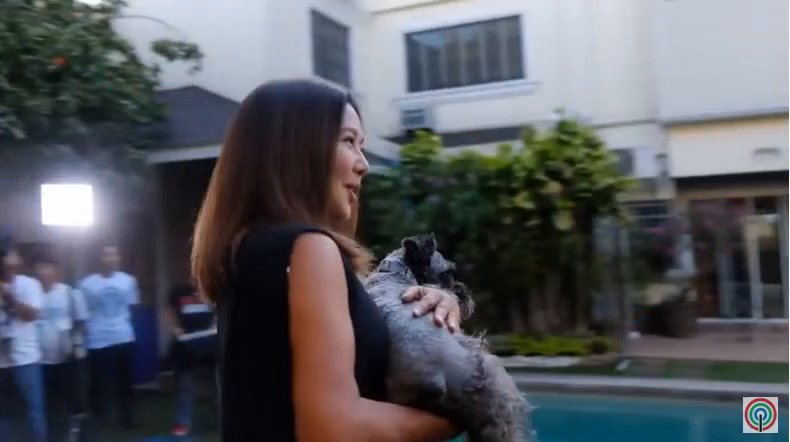
#> input picture frame 8 of TD2/Dossiers/Plan_type/Rotation_1.mp4, 790 x 442 px, given in place of Extrait1-Cosmos_Laundromat1(340p).m4v, which was not available
$ python Dense-Optical-Flow.py
#> lines starting #> are read from the running program, lines starting #| are printed output that depends on the picture; pictures that were not available may be replaced by others from this repository, and a replacement may not be noted
import cv2
import numpy as np

#Ouverture du flux video
cap = cv2.VideoCapture("TP2_Videos/Extrait1-Cosmos_Laundromat1(340p).m4v")
# ~ cap = cv2.VideoCapture(0)

ret, frame1 = cap.read() # Passe Ã  l'image suivante
#> frame1 is the input picture: shape (442, 790, 3); mean B, G, R 95.5, 89.4, 86.9
prvs = cv2.cvtColor(frame1,cv2.COLOR_BGR2GRAY) # Passage en niveaux de gris
hsv = np.zeros_like(frame1) # Image nulle de mÃªme taille que frame1 (affichage OF)
hsv[:,:,1] = 255 # Toutes les couleurs sont saturÃ©es au maximum

index = 1
ret, frame2 = cap.read()
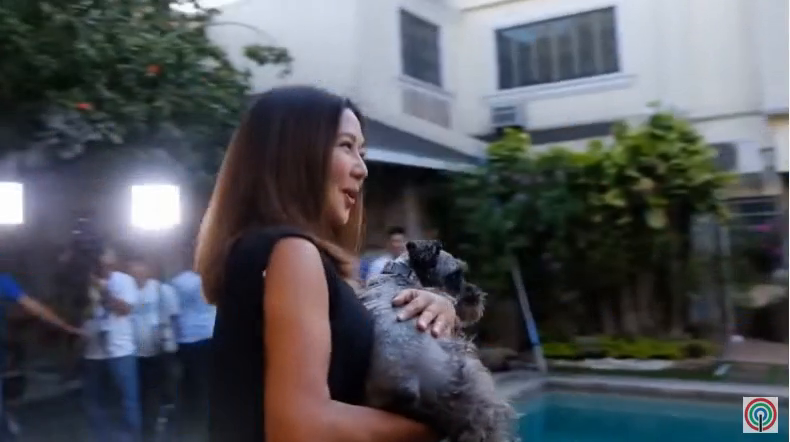
#> input picture frame 9 of TD2/Dossiers/Plan_type/Rotation_1.mp4, 790 x 442 px, given in place of Extrait1-Cosmos_Laundromat1(340p).m4v, which was not available
#> frame2 is the input picture: shape (442, 790, 3); mean B, G, R 90.4, 84.7, 81.8
next = cv2.cvtColor(frame2,cv2.COLOR_BGR2GRAY)

while(ret):
    index += 1
    flow = cv2.calcOpticalFlowFarneback(prvs,next,None,
                                        pyr_scale = 0.5,# Taux de rÃ©duction pyramidal
                                        levels = 3, # Nombre de niveaux de la pyramide
                                        winsize = 15, # Taille de fenÃªtre de lissage (moyenne) des coefficients polynomiaux
                                        iterations = 3, # Nb d'itÃ©rations par niveau
                                        poly_n = 7, # Taille voisinage pour approximation polynomiale
                                        poly_sigma = 1.5, # E-T Gaussienne pour calcul dÃ©rivÃ©es
                                        flags = 0)
    mag, ang = cv2.cartToPolar(flow[:,:,0], flow[:,:,1]) # Conversion cartÃ©sien vers polaire
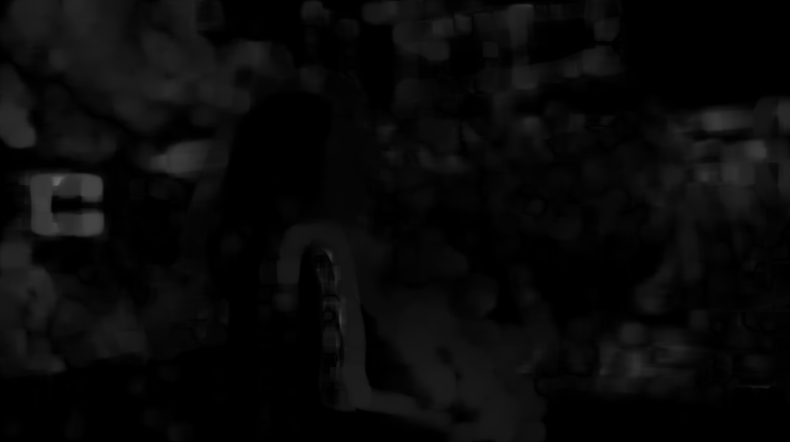
#> mag: shape (442, 790) float32; min 1.41e-06, max 105.1, mean 9.5
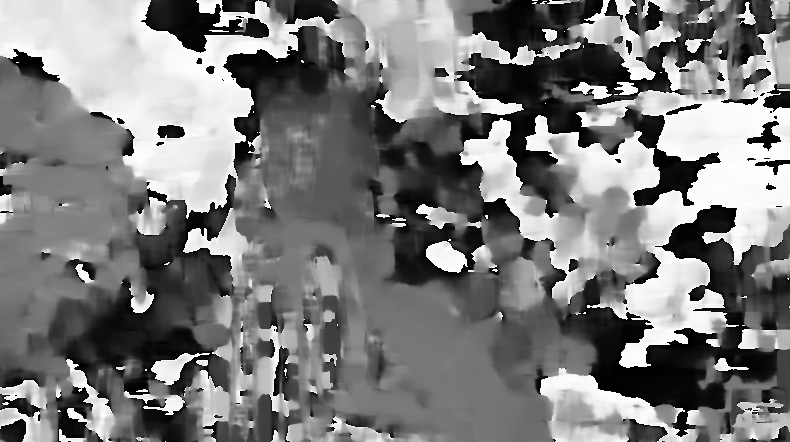
#> ang: shape (442, 790) float32; min 4.62e-06, max 6.28, mean 3.06; drawn with min black and max white
    hsv[:,:,0] = (ang*180)/(2*np.pi) # Teinte (codÃ©e sur [0..179] dans OpenCV) <--> Argument
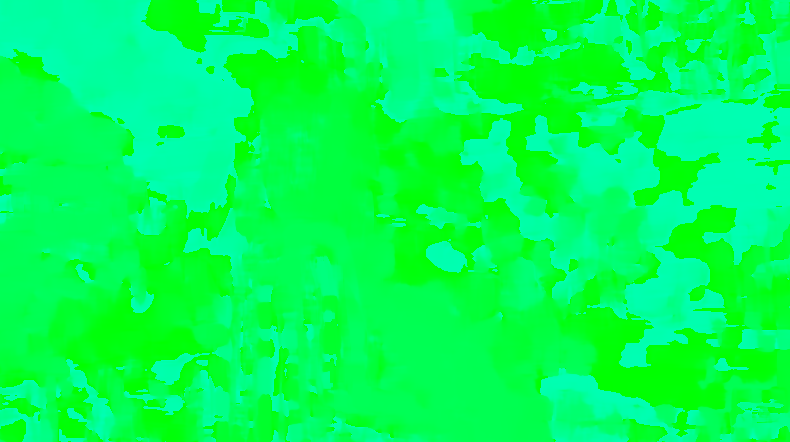
#> hsv: shape (442, 790, 3); mean of channels 0, 1, 2 87.2, 255, 0; drawn as B, G, R
    hsv[:,:,2] = (mag*255)/np.amax(mag) # Valeur <--> Norme
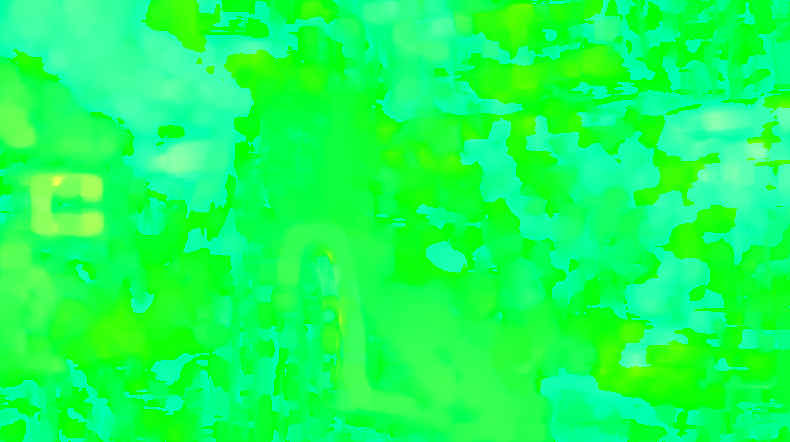
#> hsv: shape (442, 790, 3); mean of channels 0, 1, 2 87.2, 255, 22.7; drawn as B, G, R

    bgr = cv2.cvtColor(hsv,cv2.COLOR_HSV2BGR)
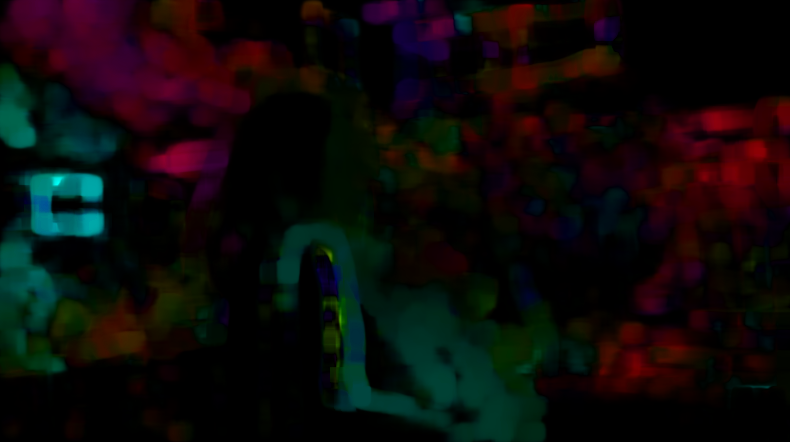
#> bgr: shape (442, 790, 3); mean B, G, R 9.6, 10.4, 13.2
    result = np.vstack((frame2,bgr))
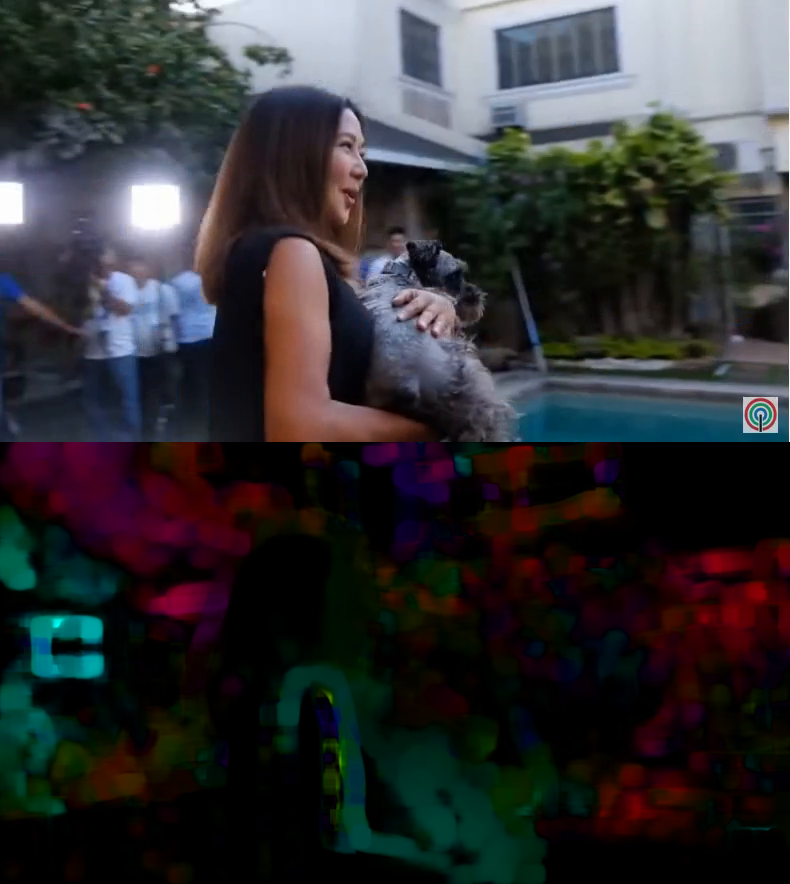
#> result: shape (884, 790, 3); mean B, G, R 50, 47.6, 47.5
    cv2.imshow('Image et Champ de vitesses (FarnebÃ¤ck)',result)
    k = cv2.waitKey(15) & 0xff
#> (key Esc is pressed here)
    if k == 27:
        break
    elif k == ord('s'):
        cv2.imwrite('Frame_%04d.png'%index,frame2)
        cv2.imwrite('OF_hsv_%04d.png'%index,bgr)
    prvs = next
    ret, frame2 = cap.read()
    if (ret):
        next = cv2.cvtColor(frame2,cv2.COLOR_BGR2GRAY)

cap.release()
cv2.destroyAllWindows()

$ run again, starting later in the video
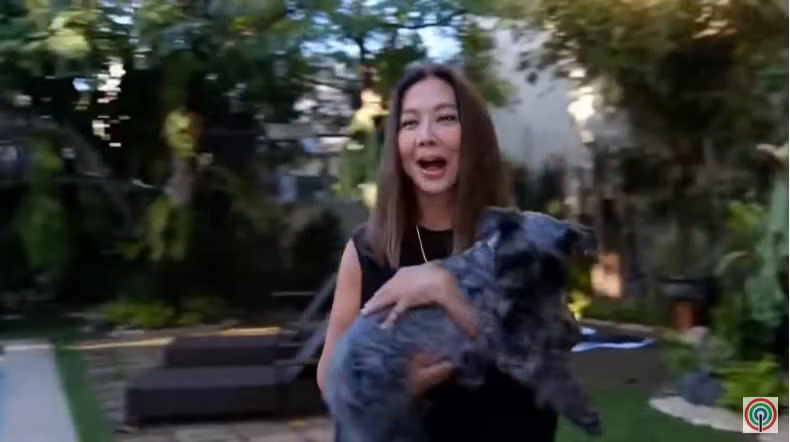
#> input picture frame 38 of TD2/Dossiers/Plan_type/Rotation_1.mp4, 790 x 442 px, given in place of Extrait1-Cosmos_Laundromat1(340p).m4v, which was not available
#> frame1 is the input picture: shape (442, 790, 3); mean B, G, R 55.3, 58.5, 57.1
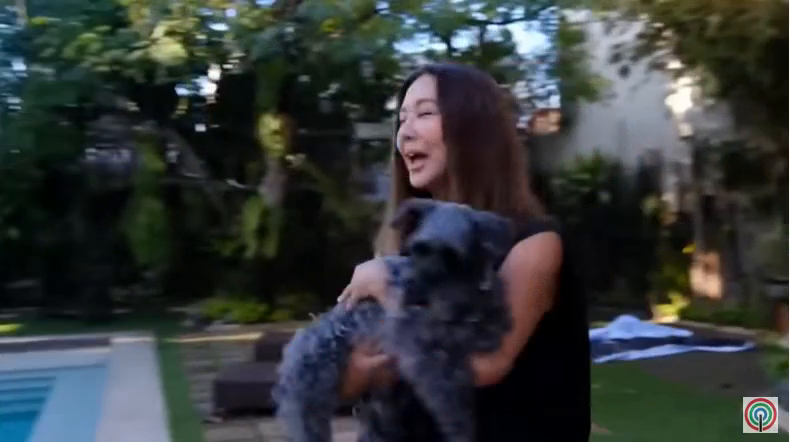
#> input picture frame 39 of TD2/Dossiers/Plan_type/Rotation_1.mp4, 790 x 442 px, given in place of Extrait1-Cosmos_Laundromat1(340p).m4v, which was not available
#> frame2 is the input picture: shape (442, 790, 3); mean B, G, R 57.2, 57, 52.5
#> `result = np.vstack((frame2,bgr))`:
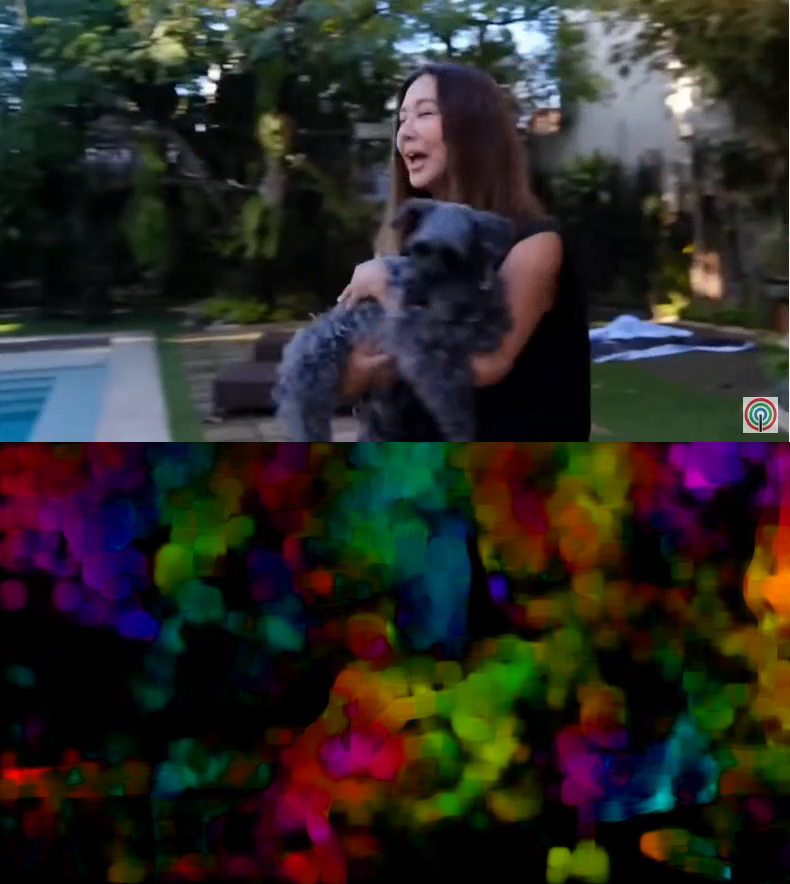
#> result: shape (884, 790, 3); mean B, G, R 35.9, 40.4, 42.5

$ run again, starting later in the video
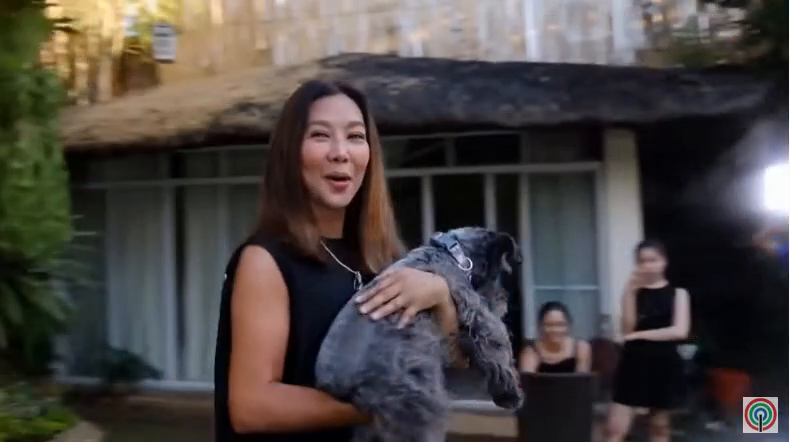
#> input picture frame 68 of TD2/Dossiers/Plan_type/Rotation_1.mp4, 790 x 442 px, given in place of Extrait1-Cosmos_Laundromat1(340p).m4v, which was not available
#> frame1 is the input picture: shape (442, 790, 3); mean B, G, R 65.7, 67.9, 73.7
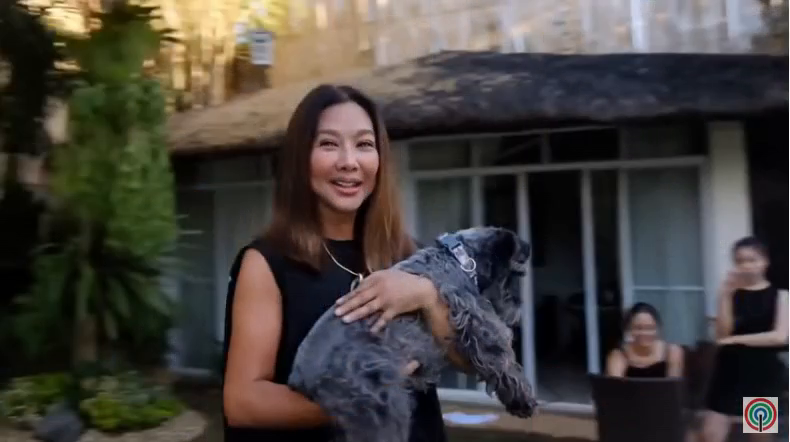
#> input picture frame 69 of TD2/Dossiers/Plan_type/Rotation_1.mp4, 790 x 442 px, given in place of Extrait1-Cosmos_Laundromat1(340p).m4v, which was not available
#> frame2 is the input picture: shape (442, 790, 3); mean B, G, R 60, 64.6, 69.3
#> `result = np.vstack((frame2,bgr))`:
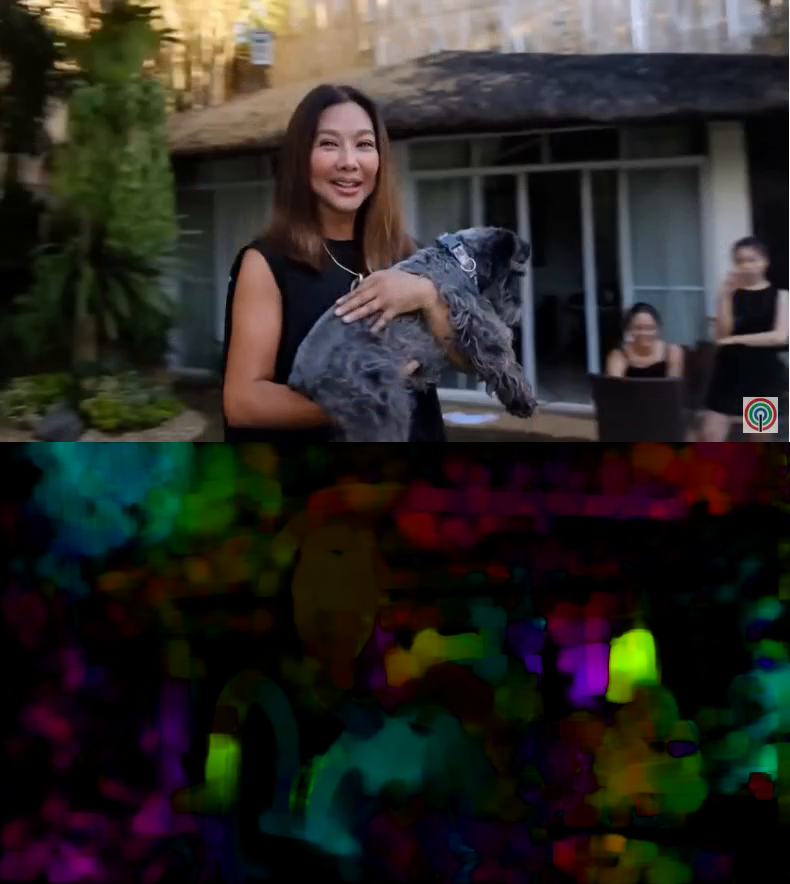
#> result: shape (884, 790, 3); mean B, G, R 35.7, 39.7, 42
